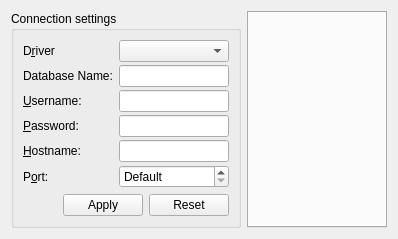
<?xml version="1.0" encoding="UTF-8"?>
<ui version="4.0">
 <class>CDTAttributesWidget</class>
 <widget class="QWidget" name="CDTAttributesWidget">
  <property name="geometry">
   <rect>
    <x>0</x>
    <y>0</y>
    <width>398</width>
    <height>226</height>
   </rect>
  </property>
  <property name="windowTitle">
   <string>Form</string>
  </property>
  <layout class="QHBoxLayout" name="horizontalLayout">
   <item>
    <layout class="QVBoxLayout" name="verticalLayout_2">
     <item>
      <widget class="QGroupBox" name="connGroupBox">
       <property name="sizePolicy">
        <sizepolicy hsizetype="Fixed" vsizetype="Preferred">
         <horstretch>0</horstretch>
         <verstretch>0</verstretch>
        </sizepolicy>
       </property>
       <property name="title">
        <string>Connection settings</string>
       </property>
       <layout class="QVBoxLayout" name="verticalLayout">
        <property name="spacing">
         <number>6</number>
        </property>
        <item>
         <layout class="QGridLayout" name="gridLayout">
          <property name="verticalSpacing">
           <number>3</number>
          </property>
          <item row="0" column="0">
           <widget class="QLabel" name="textLabel2_2">
            <property name="text">
             <string>D&amp;river</string>
            </property>
            <property name="buddy">
             <cstring>comboDriver</cstring>
            </property>
           </widget>
          </item>
          <item row="0" column="1">
           <widget class="QComboBox" name="comboDriver"/>
          </item>
          <item row="1" column="0">
           <widget class="QLabel" name="textLabel3_2">
            <property name="text">
             <string>Database Name:</string>
            </property>
            <property name="buddy">
             <cstring>editDatabase</cstring>
            </property>
           </widget>
          </item>
          <item row="1" column="1">
           <widget class="QLineEdit" name="editDatabase"/>
          </item>
          <item row="2" column="0">
           <widget class="QLabel" name="textLabel4_3">
            <property name="text">
             <string>&amp;Username:</string>
            </property>
            <property name="buddy">
             <cstring>editUsername</cstring>
            </property>
           </widget>
          </item>
          <item row="2" column="1">
           <widget class="QLineEdit" name="editUsername"/>
          </item>
          <item row="3" column="0">
           <widget class="QLabel" name="textLabel4_4">
            <property name="text">
             <string>&amp;Password:</string>
            </property>
            <property name="buddy">
             <cstring>editPassword</cstring>
            </property>
           </widget>
          </item>
          <item row="3" column="1">
           <widget class="QLineEdit" name="editPassword">
            <property name="echoMode">
             <enum>QLineEdit::Password</enum>
            </property>
           </widget>
          </item>
          <item row="4" column="0">
           <widget class="QLabel" name="textLabel5_3">
            <property name="text">
             <string>&amp;Hostname:</string>
            </property>
            <property name="buddy">
             <cstring>editHostname</cstring>
            </property>
           </widget>
          </item>
          <item row="4" column="1">
           <widget class="QLineEdit" name="editHostname"/>
          </item>
          <item row="5" column="0">
           <widget class="QLabel" name="textLabel5_4">
            <property name="text">
             <string>P&amp;ort:</string>
            </property>
            <property name="buddy">
             <cstring>portSpinBox</cstring>
            </property>
           </widget>
          </item>
          <item row="5" column="1">
           <widget class="QSpinBox" name="portSpinBox">
            <property name="specialValueText">
             <string>Default</string>
            </property>
            <property name="minimum">
             <number>-1</number>
            </property>
            <property name="maximum">
             <number>65535</number>
            </property>
            <property name="value">
             <number>-1</number>
            </property>
           </widget>
          </item>
         </layout>
        </item>
        <item>
         <layout class="QHBoxLayout" name="horizontalLayout_2">
          <item>
           <spacer name="horizontalSpacer">
            <property name="orientation">
             <enum>Qt::Horizontal</enum>
            </property>
            <property name="sizeHint" stdset="0">
             <size>
              <width>40</width>
              <height>20</height>
             </size>
            </property>
           </spacer>
          </item>
          <item>
           <widget class="QPushButton" name="pushButtonApply">
            <property name="text">
             <string>Apply</string>
            </property>
           </widget>
          </item>
          <item>
           <widget class="QPushButton" name="pushButtonReset">
            <property name="text">
             <string>Reset</string>
            </property>
           </widget>
          </item>
         </layout>
        </item>
       </layout>
      </widget>
     </item>
     <item>
      <spacer name="verticalSpacer">
       <property name="orientation">
        <enum>Qt::Vertical</enum>
       </property>
       <property name="sizeHint" stdset="0">
        <size>
         <width>20</width>
         <height>40</height>
        </size>
       </property>
      </spacer>
     </item>
    </layout>
   </item>
   <item>
    <widget class="QTabWidget" name="tabWidget">
     <property name="sizePolicy">
      <sizepolicy hsizetype="Expanding" vsizetype="Expanding">
       <horstretch>0</horstretch>
       <verstretch>0</verstretch>
      </sizepolicy>
     </property>
    </widget>
   </item>
  </layout>
 </widget>
 <resources/>
 <connections/>
</ui>
